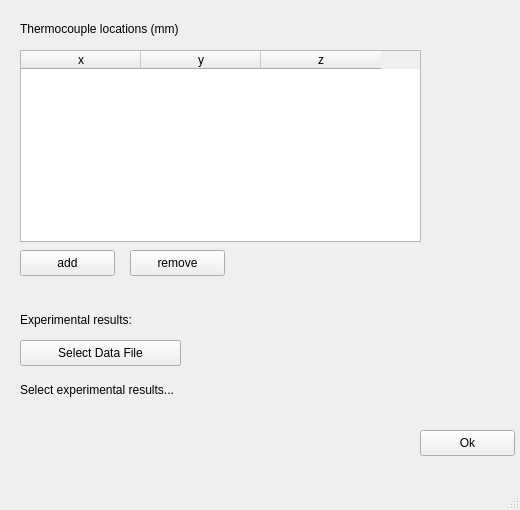
<?xml version="1.0" encoding="UTF-8"?>
<ui version="4.0">
 <class>MainWindow</class>
 <widget class="QMainWindow" name="MainWindow">
  <property name="geometry">
   <rect>
    <x>0</x>
    <y>0</y>
    <width>520</width>
    <height>510</height>
   </rect>
  </property>
  <property name="windowTitle">
   <string>MainWindow</string>
  </property>
  <widget class="QWidget" name="centralwidget">
   <widget class="QTableWidget" name="tableWidget">
    <property name="geometry">
     <rect>
      <x>20</x>
      <y>50</y>
      <width>401</width>
      <height>192</height>
     </rect>
    </property>
    <attribute name="horizontalHeaderDefaultSectionSize">
     <number>120</number>
    </attribute>
    <column>
     <property name="text">
      <string>x</string>
     </property>
    </column>
    <column>
     <property name="text">
      <string>y</string>
     </property>
    </column>
    <column>
     <property name="text">
      <string>z</string>
     </property>
    </column>
   </widget>
   <widget class="QLabel" name="label_2">
    <property name="geometry">
     <rect>
      <x>20</x>
      <y>20</y>
      <width>231</width>
      <height>18</height>
     </rect>
    </property>
    <property name="text">
     <string>Thermocouple locations (mm)</string>
    </property>
   </widget>
   <widget class="QPushButton" name="pushButton_2">
    <property name="geometry">
     <rect>
      <x>420</x>
      <y>430</y>
      <width>95</width>
      <height>26</height>
     </rect>
    </property>
    <property name="text">
     <string>Ok</string>
    </property>
   </widget>
   <widget class="QLabel" name="label_3">
    <property name="geometry">
     <rect>
      <x>20</x>
      <y>380</y>
      <width>481</width>
      <height>20</height>
     </rect>
    </property>
    <property name="text">
     <string>Select experimental results...</string>
    </property>
   </widget>
   <widget class="QPushButton" name="pushButton_3">
    <property name="geometry">
     <rect>
      <x>20</x>
      <y>340</y>
      <width>161</width>
      <height>26</height>
     </rect>
    </property>
    <property name="text">
     <string>Select Data File</string>
    </property>
   </widget>
   <widget class="QPushButton" name="pushButton">
    <property name="geometry">
     <rect>
      <x>20</x>
      <y>250</y>
      <width>95</width>
      <height>26</height>
     </rect>
    </property>
    <property name="text">
     <string>add</string>
    </property>
   </widget>
   <widget class="QPushButton" name="pushButton_4">
    <property name="geometry">
     <rect>
      <x>130</x>
      <y>250</y>
      <width>95</width>
      <height>26</height>
     </rect>
    </property>
    <property name="text">
     <string>remove</string>
    </property>
   </widget>
   <widget class="QLabel" name="label_4">
    <property name="geometry">
     <rect>
      <x>20</x>
      <y>310</y>
      <width>171</width>
      <height>20</height>
     </rect>
    </property>
    <property name="text">
     <string>Experimental results:</string>
    </property>
   </widget>
  </widget>
  <widget class="QMenuBar" name="menubar">
   <property name="geometry">
    <rect>
     <x>0</x>
     <y>0</y>
     <width>520</width>
     <height>23</height>
    </rect>
   </property>
  </widget>
  <widget class="QStatusBar" name="statusbar"/>
 </widget>
 <resources/>
 <connections/>
</ui>
